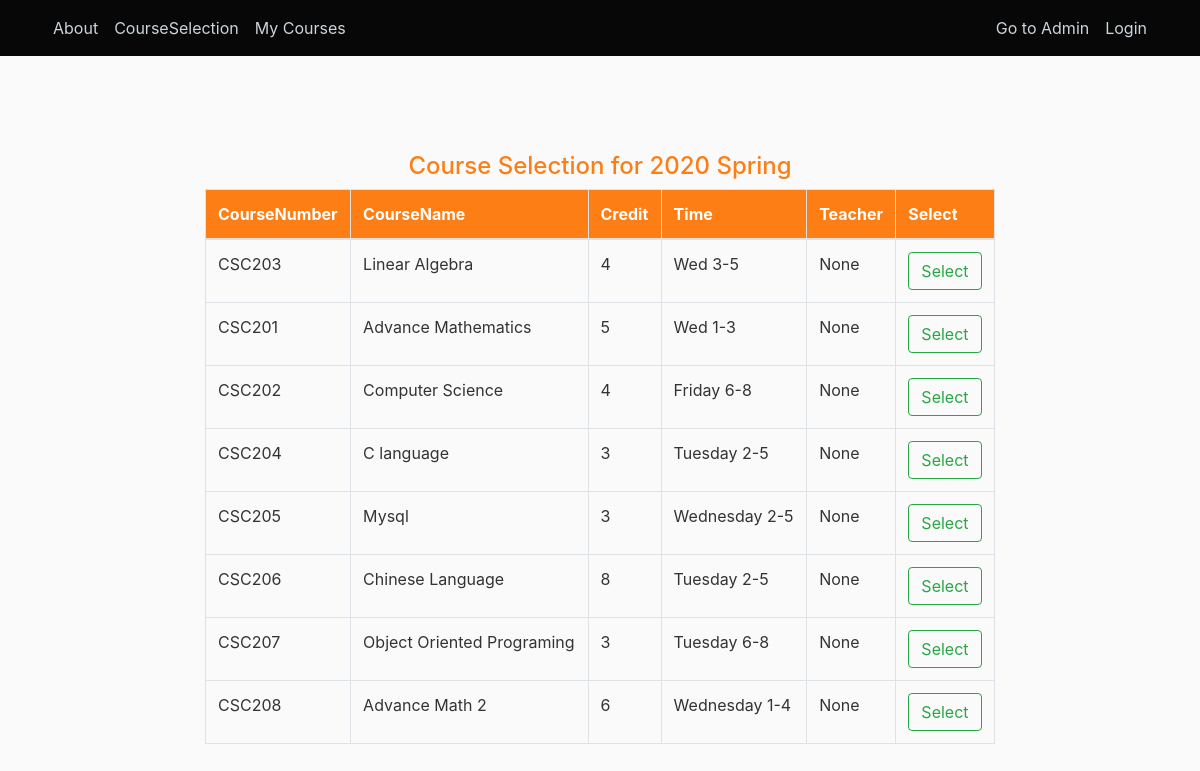
Page /course_selection on the committed database.
### application/models.py (models this page shows)
class Course(db.Model):
    __tablename__ = 'course'
    id = db.Column(db.Integer, primary_key=True)
    coursenumber = db.Column(db.String(10), nullable=False, unique=True)
    coursename = db.Column(db.String(15), nullable=False)
    time = db.Column(db.String(20), nullable=False)
    semester = db.Column(db.String(10), nullable=False)
    credit = db.Column(db.String(5), nullable=False)
    location = db.Column(db.String(10), nullable=False)
    teacher_id = db.Column(db.String(20), db.ForeignKey('user.user_id'), nullable=True)

### application/routes.py (the view)
@app.route('/course_selection', methods=['GET', 'POST'])
def courses_selection():
    courses = Course.query.all()
    return render_template('student/Courses.html', courses=courses, date=date)

### application/templates/student/Courses.html (shortened to what this page needs)
{% extends "student/layout.html" %}
    {% block content %}
    <div class="row">
        <div class="col-md-2"></div>
        <div class="col-md-8">
            {% set date = date.today() %}
            {% if date.month > 11 %}
            <h4 class="text text-center text-primary">Course Selection for {{ (date.year)|int + 1 }} Spring</h4>
            {% else %}
                <h4 class="text text-center text-primary">Course Selection for {{ date.year }} Autumn</h4>
            {% endif %}
            <table class="table table-bordered">
                <thead><tr class="bg-primary text-white">
                    <th>CourseNumber</th>
                    <th>CourseName</th>
                    <th>Credit</th>
                    <th>Time</th>
                    <th>Teacher</th>
                    <th>Select</th>
                </tr></thead>
                <tbody>
                    {% for course in courses %}
                        <tr>
                            <td>{{ course.coursenumber }}</td>
                            <td>{{ course.coursename }}</td>
                            <td>{{ course.credit }}</td>
                            <td>{{ course.time }}</td>
                            <td>{{ course.teacher }}</td>
                            <td><a href="{{ url_for('select_course', course_number=course.coursenumber) }}" class="btn btn-outline-success">Select</a></td>
                        </tr>
                    {% endfor %}
                </tbody>
            </table>
        </div>
        <div class="col-md-2"></div>
    </div>
    {% endblock %}

### application/static/css/main.css (style rules this page uses)
body { background: #fafafa; color: #333333; margin-top: 5rem; }

### rows in the picture
Course: coursenumber "CSC203", coursename "Linear Algebra", credit "4", time "Wed 3-5", teacher "None"
Course: coursenumber "CSC201", coursename "Advance Mathematics", credit "5", time "Wed 1-3", teacher "None"
Course: coursenumber "CSC202", coursename "Computer Science", credit "4", time "Friday 6-8", teacher "None"
Course: coursenumber "CSC204", coursename "C language", credit "3", time "Tuesday 2-5", teacher "None"
Course: coursenumber "CSC205", coursename "Mysql", credit "3", time "Wednesday 2-5", teacher "None"
Course: coursenumber "CSC206", coursename "Chinese Language", credit "8", time "Tuesday 2-5", teacher "None"
Course: coursenumber "CSC207", coursename "Object Oriented Programing", credit "3", time "Tuesday 6-8", teacher "None"
Course: coursenumber "CSC208", coursename "Advance Math 2", credit "6", time "Wednesday 1-4", teacher "None"
